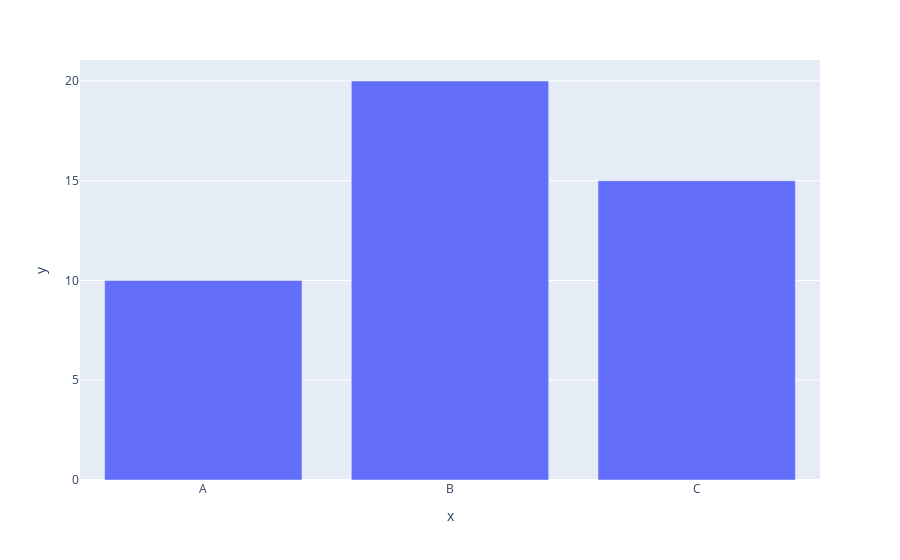

Notebook cell for this chart:
### Markdown cell above
5. Generate a bar plot using Plotly?

### Code cell
import plotly.express as px

x=['A', 'B', 'C']
y=[10, 20, 15]


fig = px.bar(x=['A', 'B', 'C'], y=[10, 20, 15])
fig.show()

### Figure 1 — Plotly figure (JSON) as saved in the notebook; plotly's stock layout.template omitted (floating-point values rounded to 4 significant figures)
{"data": [{"alignmentgroup": "True", "hovertemplate": "x=%{x}<br>y=%{y}<extra></extra>", "legendgroup": "", "marker": {"color": "#636efa", "pattern": {"shape": ""}}, "name": "", "offsetgroup": "", "orientation": "v", "showlegend": false, "textposition": "auto", "type": "bar", "x": ["A", "B", "C"], "xaxis": "x", "y": [10, 20, 15], "yaxis": "y"}], "layout": {"autosize": true, "barmode": "relative", "legend": {"tracegroupgap": 0}, "margin": {"t": 60}, "xaxis": {"anchor": "y", "autorange": true, "domain": [0, 1], "range": [-0.5, 2.5], "title": {"text": "x"}, "type": "category"}, "yaxis": {"anchor": "x", "autorange": true, "domain": [0, 1], "range": [0, 21.05], "title": {"text": "y"}, "type": "linear"}}}
